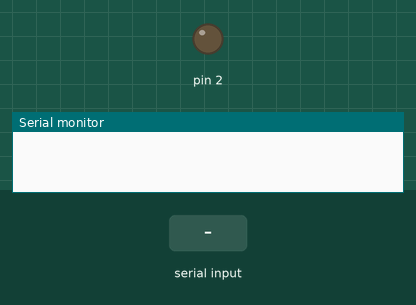
This sketch was run on a simulated Arduino Uno, built with avr-gcc and run on an emulated ATmega328P. On the bench: output pins drawn as LEDs (lit = HIGH), the last lines printed to the serial monitor. The inputs (shaded band) are chosen by the test bench.

Above: at 1.2 s.
1.3 s: "1" received over Serial
At 1.9 s:
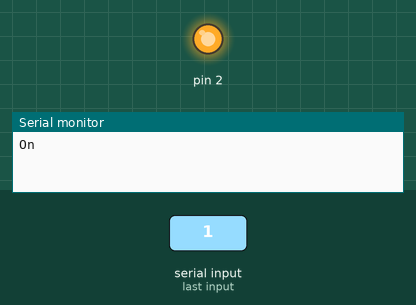
2.8 s: "0" received over Serial
At 3.1 s:
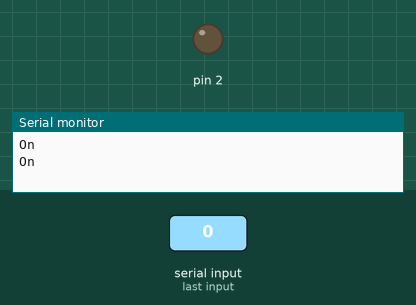
Timing chart, 0 to 5.8 s (numbered marks = the images above; inputs shaded):
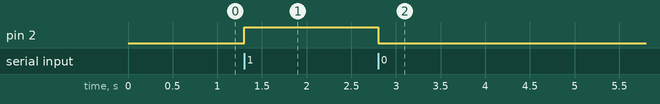

Measured:
- after the input at 1.3 s, pin 2: LOW → HIGH at once
- after the input at 2.8 s, pin 2: HIGH → LOW at once

The sketch:

LedControl.ino
```cpp
char op;
void setup() {
  // put your setup code here, to run once:
  Serial.begin(9600);
  pinMode(2,OUTPUT);

}

void loop() {
  // put your main code here, to run repeatedly:
  if(Serial.available() ) {
    op = Serial.read();
    if(op == '1') {
      digitalWrite(2,HIGH);
      Serial.println("On");

    }

    else if (op == '0') {
      digitalWrite(2,LOW);
      Serial.println("On");
    }
  }
}
```
